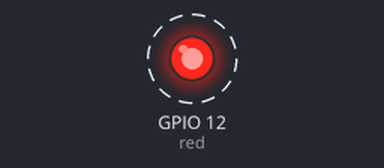
A program run on a simulated Raspberry Pi (BCM pin numbers). Parts: output pins drawn as LEDs (lit = HIGH). Dashed ring = blinking.

Above: at 0.5 s.
Timing chart, 0 to 4.6 s (numbered marks = the images above):
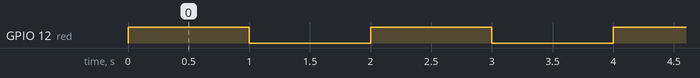

Measured:
- by itself, GPIO 12 (red): alternates HIGH for 1.0 s and LOW for 1.0 s

The program:

led.py
```python
#    2.3 (Se dokumentationen)Prøv at bruge gpiozero til at:
#    - Teste en LED og få den til at blinke og bagefter styre
#    brightness med PWM


from gpiozero import LED
from time import sleep

red = LED(12)

while True:
    red.on()
    sleep(1)
    red.off()
    sleep(1)
```
